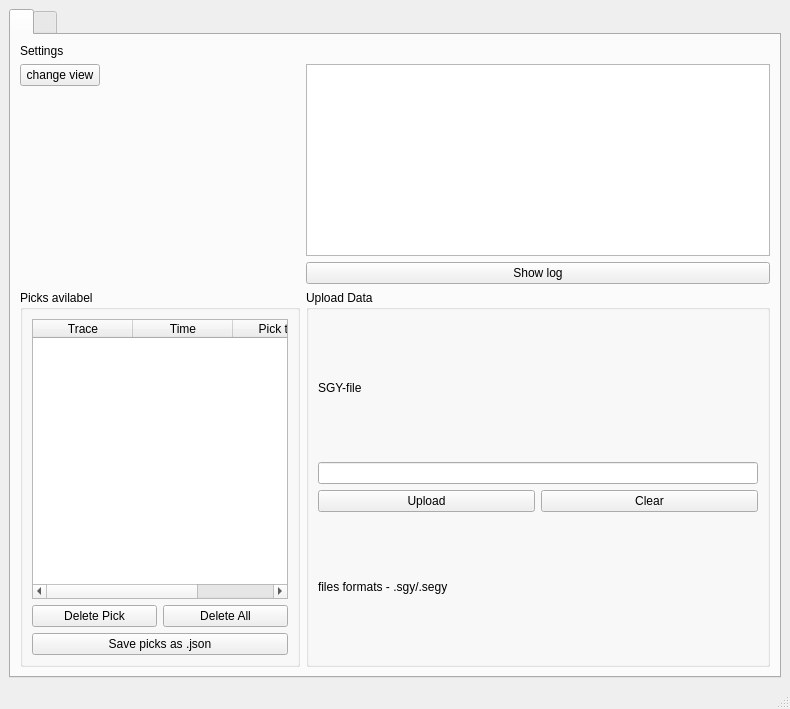
<?xml version="1.0" encoding="UTF-8"?>
<ui version="4.0">
 <class>MainWindow</class>
 <widget class="QMainWindow" name="MainWindow">
  <property name="geometry">
   <rect>
    <x>0</x>
    <y>0</y>
    <width>790</width>
    <height>709</height>
   </rect>
  </property>
  <property name="windowTitle">
   <string>MainWindow</string>
  </property>
  <widget class="QWidget" name="CentralWidget">
   <layout class="QGridLayout" name="gridLayout">
    <item row="0" column="0">
     <widget class="QTabWidget" name="Tab_widget">
      <property name="currentIndex">
       <number>0</number>
      </property>
      <widget class="QWidget" name="Settings_page">
       <attribute name="title">
        <string/>
       </attribute>
       <layout class="QFormLayout" name="formLayout">
        <item row="4" column="0">
         <layout class="QHBoxLayout" name="Layout_with_Picks_box">
          <item>
           <widget class="QGroupBox" name="PIcks_box">
            <property name="title">
             <string>Picks avilabel</string>
            </property>
            <layout class="QVBoxLayout" name="verticalLayout_3">
             <item>
              <layout class="QVBoxLayout" name="Picks_layout">
               <item>
                <widget class="QTableWidget" name="Picks_table_widget">
                 <column>
                  <property name="text">
                   <string>Trace</string>
                  </property>
                 </column>
                 <column>
                  <property name="text">
                   <string>Time</string>
                  </property>
                 </column>
                 <column>
                  <property name="text">
                   <string>Pick type</string>
                  </property>
                 </column>
                </widget>
               </item>
               <item>
                <layout class="QHBoxLayout" name="Picks_buttoms_layout">
                 <item>
                  <widget class="QPushButton" name="Delite_one_buttom">
                   <property name="text">
                    <string>Delete Pick</string>
                   </property>
                  </widget>
                 </item>
                 <item>
                  <widget class="QPushButton" name="Delite_all_buttom">
                   <property name="text">
                    <string>Delete All</string>
                   </property>
                  </widget>
                 </item>
                </layout>
               </item>
               <item>
                <widget class="QPushButton" name="Save_Picks_buttom">
                 <property name="text">
                  <string>Save picks as .json</string>
                 </property>
                </widget>
               </item>
              </layout>
             </item>
            </layout>
           </widget>
          </item>
         </layout>
        </item>
        <item row="4" column="1">
         <widget class="QGroupBox" name="Upload_Box">
          <property name="title">
           <string>Upload Data</string>
          </property>
          <layout class="QVBoxLayout" name="verticalLayout_4">
           <property name="topMargin">
            <number>9</number>
           </property>
           <property name="rightMargin">
            <number>9</number>
           </property>
           <item>
            <layout class="QVBoxLayout" name="Upload_layout_1">
             <item>
              <widget class="QLabel" name="SGY_file_label">
               <property name="text">
                <string>SGY-file</string>
               </property>
              </widget>
             </item>
             <item>
              <widget class="QLineEdit" name="SGY_files_line"/>
             </item>
             <item>
              <layout class="QHBoxLayout" name="Upload_buttoms_layout">
               <item>
                <widget class="QPushButton" name="Upload_buttom">
                 <property name="text">
                  <string>Upload</string>
                 </property>
                </widget>
               </item>
               <item>
                <widget class="QPushButton" name="Clear_buttom">
                 <property name="text">
                  <string>Clear</string>
                 </property>
                </widget>
               </item>
              </layout>
             </item>
             <item>
              <widget class="QLabel" name="Formats_label">
               <property name="text">
                <string>files formats - .sgy/.segy</string>
               </property>
              </widget>
             </item>
            </layout>
           </item>
          </layout>
         </widget>
        </item>
        <item row="2" column="1">
         <widget class="QPushButton" name="show_log_buttom">
          <property name="text">
           <string>Show log</string>
          </property>
         </widget>
        </item>
        <item row="0" column="0">
         <widget class="QLabel" name="Settings_list_label">
          <property name="text">
           <string>Settings</string>
          </property>
         </widget>
        </item>
        <item row="1" column="0">
         <widget class="QPushButton" name="pushButton">
          <property name="text">
           <string>change view</string>
          </property>
         </widget>
        </item>
        <item row="1" column="1">
         <widget class="QListWidget" name="Log_line"/>
        </item>
       </layout>
      </widget>
      <widget class="QWidget" name="Plotting_Page">
       <attribute name="title">
        <string/>
       </attribute>
       <layout class="QHBoxLayout" name="horizontalLayout">
        <property name="spacing">
         <number>2</number>
        </property>
        <property name="sizeConstraint">
         <enum>QLayout::SizeConstraint::SetFixedSize</enum>
        </property>
        <property name="leftMargin">
         <number>2</number>
        </property>
        <property name="topMargin">
         <number>2</number>
        </property>
        <property name="rightMargin">
         <number>2</number>
        </property>
        <property name="bottomMargin">
         <number>2</number>
        </property>
        <item>
         <layout class="QVBoxLayout" name="layout_with_plot">
          <item>
           <widget class="QGroupBox" name="Groupe_box_of_Plot_screen">
            <property name="title">
             <string>Plotting</string>
            </property>
            <layout class="QVBoxLayout" name="verticalLayout_5">
             <item>
              <widget class="QWidget" name="Plot_screen" native="true">
               <layout class="QVBoxLayout" name="verticalLayout_2"/>
              </widget>
             </item>
            </layout>
           </widget>
          </item>
         </layout>
        </item>
       </layout>
      </widget>
     </widget>
    </item>
   </layout>
  </widget>
  <widget class="QStatusBar" name="statusbar"/>
 </widget>
 <resources/>
 <connections/>
</ui>
